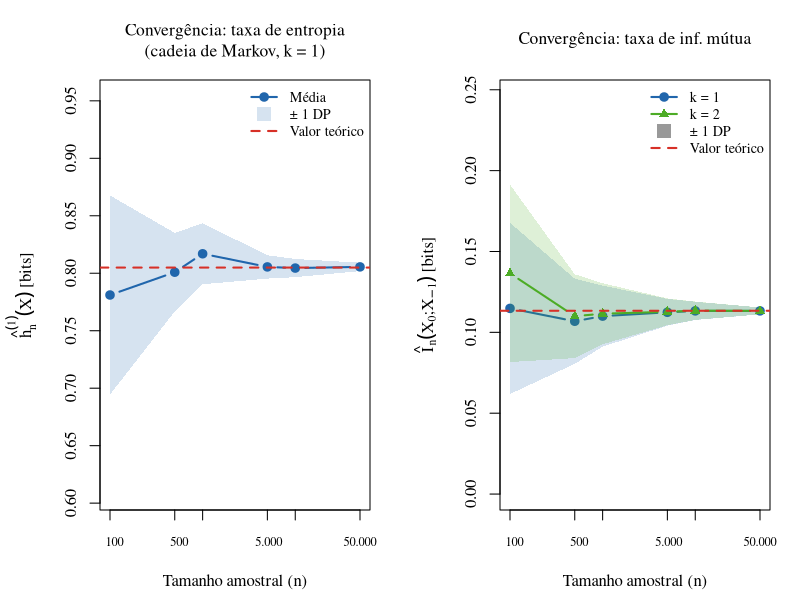

Write R code to recreate this figure.
## ---- chunk 1
set.seed(42)

sim_mc <- function(Q, n, x0 = 1) {
  x <- integer(n); x[1] <- x0
  for (t in 2:n) x[t] <- sample(nrow(Q), 1, prob = Q[x[t-1],])
  x
}

stationary <- function(Q) {
  m <- nrow(Q); A <- t(Q) - diag(m); A[m,] <- 1; b <- c(rep(0,m-1),1); solve(A,b)
}

emp_dist <- function(x, k) {
  m <- max(x)
  mat  <- embed(x, k)[, k:1, drop=FALSE]
  keys <- apply(mat, 1, paste, collapse="-")
  tab  <- table(keys)
  grid <- do.call(expand.grid, rep(list(1:m), k))
  all_keys <- apply(grid, 1, paste, collapse="-")
  counts <- as.numeric(tab[all_keys]); counts[is.na(counts)] <- 0
  array(counts/sum(counts), dim=rep(m,k))
}

entropy_rate_plugin <- function(x, k) {
  m <- max(x); Pkp1 <- emp_dist(x,k+1); Pk <- emp_dist(x,k); h <- 0
  for (i in which(Pkp1 > 0)) {
    ai <- arrayInd(i, rep(m,k+1))
    pj <- Pkp1[i]; pd <- Pk[ai[1,1:k,drop=FALSE]]
    if (pd > 0) h <- h - pj * log2(pj/pd)
  }
  h
}

mi_rate_plugin <- function(x, k) {
  m <- max(x); Pkp1 <- emp_dist(x,k+1); Pk <- emp_dist(x,k)
  Px0 <- apply(Pkp1, k+1, sum); I <- 0
  for (i in which(Pkp1 > 0)) {
    ai <- arrayInd(i, rep(m,k+1))
    pj <- Pkp1[i]; px0 <- Px0[ai[1,k+1]]; pp <- Pk[ai[1,1:k,drop=FALSE]]
    if (px0 > 0 && pp > 0) I <- I + pj * log2(pj/(px0*pp))
  }
  I
}

true_h <- function(Q) {
  pi <- stationary(Q); m <- nrow(Q); h <- 0
  for (a in 1:m) for (a2 in 1:m)
    if (Q[a,a2]>0) h <- h - pi[a]*Q[a,a2]*log2(Q[a,a2])
  h
}

true_I <- function(Q) {
  pi <- stationary(Q); H_marg <- -sum(pi[pi>0]*log2(pi[pi>0]))
  H_marg - true_h(Q)
}

Q <- matrix(c(0.8,0.2,0.4,0.6), nrow=2, byrow=TRUE)
h_teo <- true_h(Q); I_teo <- true_I(Q)
cat(sprintf("Taxa de entropia teórica:     %.6f bits\n", h_teo))
cat(sprintf("Taxa de inf. mútua teórica:   %.6f bits\n\n", I_teo))

ns    <- c(100, 500, 1000, 5000, 10000, 50000)
n_rep <- 30
h_mat <- I1_mat <- I2_mat <- matrix(NA, n_rep, length(ns))

cat("Simulando...\n")
for (j in seq_along(ns)) {
  for (r in 1:n_rep) {
    x <- sim_mc(Q, ns[j])
    h_mat[r,j]  <- entropy_rate_plugin(x, 1)
    I1_mat[r,j] <- mi_rate_plugin(x, 1)
    I2_mat[r,j] <- mi_rate_plugin(x, 2)
  }
  cat(sprintf("  n = %6d ok\n", ns[j]))
}

h_med  <- colMeans(h_mat);  h_sd  <- apply(h_mat,  2, sd)
I1_med <- colMeans(I1_mat); I1_sd <- apply(I1_mat, 2, sd)
I2_med <- colMeans(I2_mat); I2_sd <- apply(I2_mat, 2, sd)

cat("\nTabela – Taxa de Entropia (k=1)\n")
cat(sprintf("%-8s  %-9s  %-9s  %-9s\n","n","Média","DP","|Erro|"))
for (j in seq_along(ns))
  cat(sprintf("%-8d  %-9.5f  %-9.5f  %-9.5f\n",
              ns[j],h_med[j],h_sd[j],abs(h_med[j]-h_teo)))

cat("\nTabela – Taxa de Inf. Mútua\n")
cat(sprintf("%-8s  %-9s  %-9s  %-9s  %-9s\n","n","Méd k=1","DP k=1","Méd k=2","DP k=2"))
for (j in seq_along(ns))
  cat(sprintf("%-8d  %-9.5f  %-9.5f  %-9.5f  %-9.5f\n",
              ns[j],I1_med[j],I1_sd[j],I2_med[j],I2_sd[j]))

pdf("/mnt/user-data/outputs/estimadores_convergencia.pdf", width=11, height=5)
par(mfrow=c(1,2), mar=c(4.5,5,4,1.5), family="serif")

col1 <- "#2166AC"; col2 <- "#4DAC26"; col_t <- "#D73027"
alp  <- function(c) adjustcolor(c, alpha.f=0.18)

# Plot 1 – Entropia
ylim1 <- range(c(h_med+2*h_sd, h_med-2*h_sd, h_teo*c(0.88,1.06)))
plot(ns, h_med, type="b", pch=19, lwd=2, col=col1, log="x",
     xlab="Tamanho amostral (n)",
     ylab=expression(hat(h)[n]^{(1)}*(X)~"[bits]"),
     main="Convergência: taxa de entropia\n(cadeia de Markov, k = 1)",
     ylim=ylim1, font.main=1, cex.main=1.05, xaxt="n")
axis(1, at=ns, labels=format(ns,big.mark=".",scientific=FALSE), cex.axis=0.75)
polygon(c(ns,rev(ns)), c(h_med+h_sd,rev(h_med-h_sd)), col=alp(col1), border=NA)
abline(h=h_teo, lty=2, col=col_t, lwd=2)
legend("topright", bty="n", cex=0.85,
       legend=c("Média","± 1 DP","Valor teórico"),
       col=c(col1,alp(col1),col_t), lty=c(1,NA,2), lwd=c(2,NA,2),
       pch=c(19,15,NA), pt.cex=c(1,1.8,NA))

# Plot 2 – Inf. Mútua
ylim2 <- range(c(I1_med+2*I1_sd, I1_med-2*I1_sd,
                 I2_med+2*I2_sd, I2_med-2*I2_sd, 0, I_teo*1.6))
plot(ns, I1_med, type="b", pch=19, lwd=2, col=col1, log="x",
     xlab="Tamanho amostral (n)",
     ylab=expression(hat(I)[n]*(X[0]*";"*X[-1])~"[bits]"),
     main=expression("Convergência: taxa de inf. mútua"),
     ylim=ylim2, font.main=1, cex.main=1.05, xaxt="n")
axis(1, at=ns, labels=format(ns,big.mark=".",scientific=FALSE), cex.axis=0.75)
polygon(c(ns,rev(ns)), c(I1_med+I1_sd,rev(I1_med-I1_sd)), col=alp(col1), border=NA)
lines(ns, I2_med, type="b", pch=17, lwd=2, col=col2)
polygon(c(ns,rev(ns)), c(I2_med+I2_sd,rev(I2_med-I2_sd)), col=alp(col2), border=NA)
abline(h=I_teo, lty=2, col=col_t, lwd=2)
legend("topright", bty="n", cex=0.85,
       legend=c("k = 1","k = 2","± 1 DP","Valor teórico"),
       col=c(col1,col2,"gray60",col_t), lty=c(1,1,NA,2), lwd=c(2,2,NA,2),
       pch=c(19,17,15,NA), pt.cex=c(1,1,1.8,NA))
dev.off()
cat("\nPDF salvo.\n")
